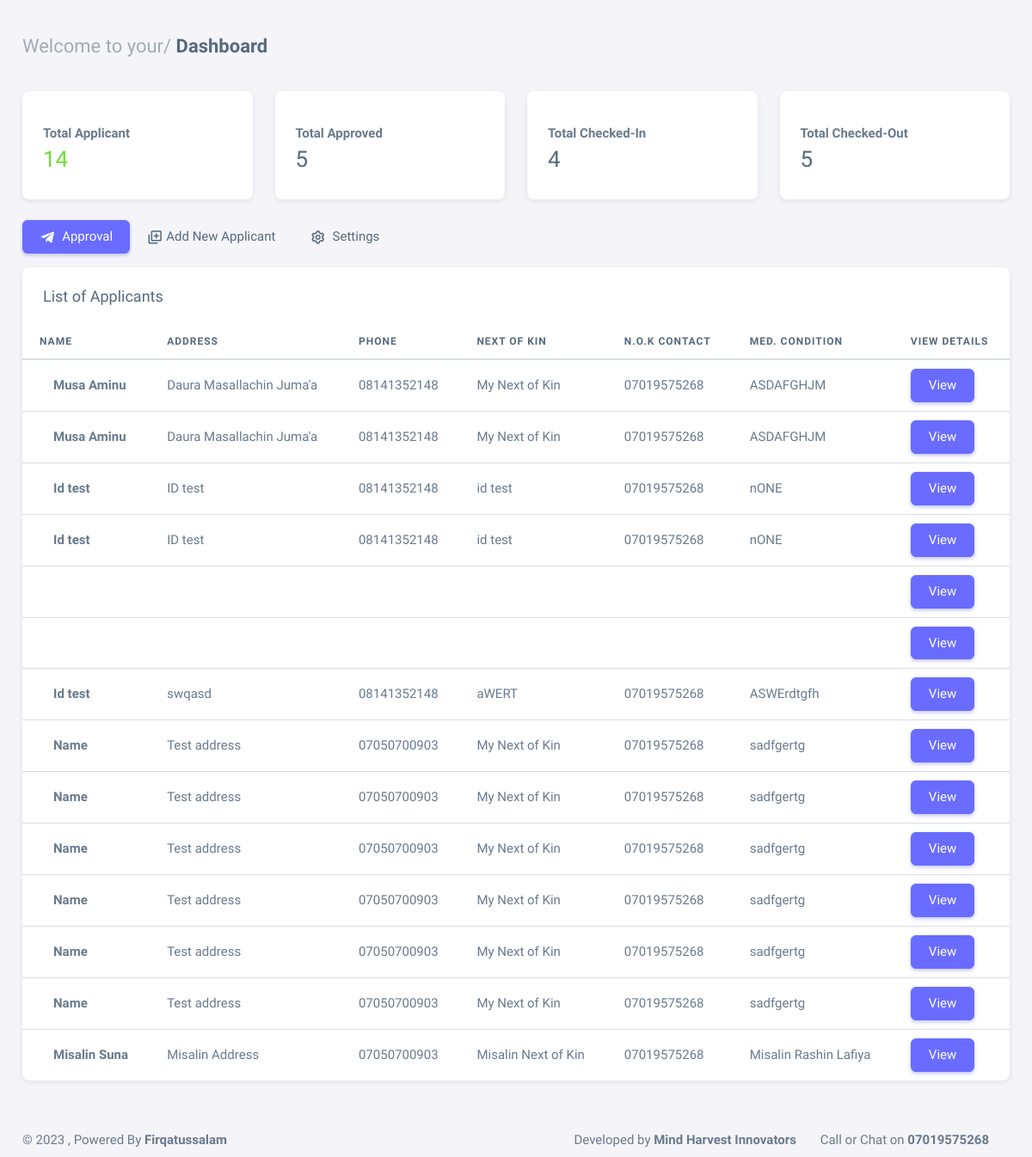
/mosque_dashboard (signed in), run on the app's committed database.
### itikaf/models.py (models this page shows, shortened)
class Applicant(models.Model):
    mosque = models.ForeignKey(Mosque, on_delete=models.CASCADE)
    name = models.CharField(max_length=100)
    age = models.CharField(max_length=2)
    address = models.CharField(max_length=300)
    phone = models.CharField(max_length=20)
    next_of_kin_name = models.CharField(max_length=100)
    next_of_kin_phone = models.CharField(max_length=20)
    medical_condition = models.TextField(blank=True)
    start_date = models.CharField(max_length=20)
    end_date = models.CharField(max_length=20)
    id_type = models.CharField(max_length=50)
    id_card_no = models.CharField(max_length=20)
    id_image = models.ImageField(null=True, blank=True, upload_to="id_images/")
    photo = models.ImageField(null=True, blank=True, upload_to="profile_images/")
    added_by = models.ForeignKey(MosqueAdmin, on_delete=models.SET_NULL, null=True)

### itikaf/views.py (the view)
# urls.py: path('mosque_dashboard', views.mosque_dashboard, name='mosque_dashboard'),
@login_required
def mosque_dashboard(request):
    mosque_admin = get_object_or_404(MosqueAdmin, user=request.user)
    mosque = mosque_admin.mosque
    list_applicants = Applicant.objects.filter(mosque=mosque)
    total_applicants = list_applicants.count()
    num_applicants_with_approval = Applicant.objects.filter(mosque=mosque, approval__isnull=False).distinct().count()
    num_applicants_with_checkin = Applicant.objects.filter(mosque=mosque, checkin__isnull=False).distinct().count()
    num_applicants_with_checkout = Applicant.objects.filter(mosque=mosque, checkout__isnull=False).distinct().count()
    context = {
        'list_applicants': list_applicants,
        'mosque':mosque,
        'total_applicants': total_applicants,
        'num_applicants_with_approval': num_applicants_with_approval,
        'num_applicants_with_checkin': num_applicants_with_checkin,
        'num_applicants_with_checkout': num_applicants_with_checkout,
    }
    return render(request, 'mosque_dashboard.html', context)

### itikaf/templates/mosque_dashboard.html (shortened to what this page needs)
{% extends 'base.html' %}
{% block content %}
<div class="content-wrapper">
    {% include 'data.html' %}
    <div class="row">
        <div class="col-md-12">
            <ul class="nav nav-pills flex-column flex-md-row mb-3">
                <li class="nav-item">
                    <a class="nav-link active" href="javascript:void(0);"><i class="bx bxl-telegram me-1"></i>
                        Approval</a>
                </li>
                <li class="nav-item">
                    <a class="nav-link" href="{% url 'new_applicant' %}"><i class='bx bx-add-to-queue'></i> Add New
                        Applicant</a>
                </li>
                <li class="nav-item">
                    <a class="nav-link" href="{% url 'profile' %}"><i class="bx bx-cog me-1"></i> Settings </a>
                </li>
            </ul>
            <div class="card mb-4">
                <h5 class="card-header">List of Applicants</h5>
                <div class="table-responsive text-nowrap">
                    <table class="table">
                        <thead>
                            <tr>
                                <th>Name</th>
                                <th>Address</th>
                                <th>Phone</th>
                                <th>Next of Kin</th>
                                <th>N.O.K Contact</th>
                                <th>Med. Condition</th>
                                <th>View Details</th>
                            </tr>
                        </thead>
                        <tbody class="table-border-bottom-0">
                            {% for l in list_applicants %}
                            <tr>
                                <td> <strong>{{l.name}}</strong>
                                </td>
                                <td>{{l.address}}</td>
                                <td>{{l.phone}}</td>
                                <td>{{l.next_of_kin_name}}</td>
                                <td>{{l.next_of_kin_phone}}</td>
                                <td>{{l.medical_condition}}</td>
                                <td>
                                    <a href="{% url 'applicant_info' l.id %}" class="btn btn-primary me-2">View</a>
                                </td>
                            </tr>
                            {% endfor %}
                        </tbody>
                    </table>
                </div>
            </div>
        </div>
    </div>
</div>
</div>
{% endblock content%}

### data on the page
Applicant: name "Musa Aminu", address "Daura Masallachin Juma'a", phone "08141352148", next_of_kin_name "My Next of Kin", next_of_kin_phone "07019575268", medical_condition "ASDAFGHJM"
Applicant: name "Musa Aminu", address "Daura Masallachin Juma'a", phone "08141352148", next_of_kin_name "My Next of Kin", next_of_kin_phone "07019575268", medical_condition "ASDAFGHJM"
Applicant: name "Id test", address "ID test", phone "08141352148", next_of_kin_name "id test", next_of_kin_phone "07019575268", medical_condition "nONE"
Applicant: name "Id test", address "ID test", phone "08141352148", next_of_kin_name "id test", next_of_kin_phone "07019575268", medical_condition "nONE"
Applicant: name "Id test", address "swqasd", phone "08141352148", next_of_kin_name "aWERT", next_of_kin_phone "07019575268", medical_condition "ASWErdtgfh"
Applicant: name "Name", address "Test address", phone "07050700903", next_of_kin_name "My Next of Kin", next_of_kin_phone "07019575268", medical_condition "sadfgertg"
Applicant: name "Name", address "Test address", phone "07050700903", next_of_kin_name "My Next of Kin", next_of_kin_phone "07019575268", medical_condition "sadfgertg"
Applicant: name "Name", address "Test address", phone "07050700903", next_of_kin_name "My Next of Kin", next_of_kin_phone "07019575268", medical_condition "sadfgertg"
Applicant: name "Name", address "Test address", phone "07050700903", next_of_kin_name "My Next of Kin", next_of_kin_phone "07019575268", medical_condition "sadfgertg"
Applicant: name "Name", address "Test address", phone "07050700903", next_of_kin_name "My Next of Kin", next_of_kin_phone "07019575268", medical_condition "sadfgertg"
Applicant: name "Name", address "Test address", phone "07050700903", next_of_kin_name "My Next of Kin", next_of_kin_phone "07019575268", medical_condition "sadfgertg"
Applicant: name "Misalin Suna", address "Misalin Address", phone "07050700903", next_of_kin_name "Misalin Next of Kin", next_of_kin_phone "07019575268", medical_condition "Misalin Rashin Lafiya"

### other printed values
{{ total_applicants }} "14"
{{ num_applicants_with_approval }} "5"
{{ num_applicants_with_checkin }} "4"
{{ num_applicants_with_checkout }} "5"
